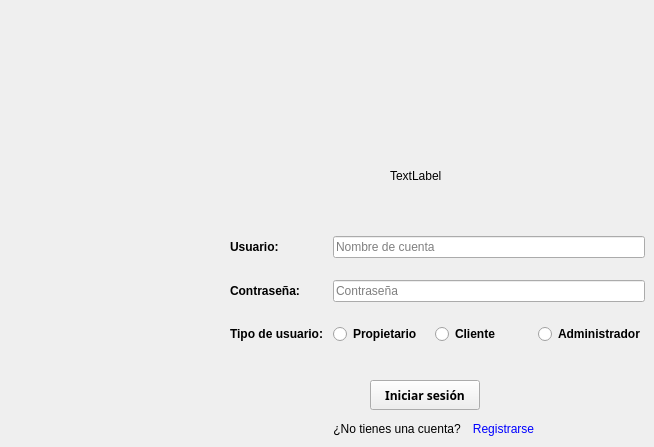
      <widget class="QWidget" name="page_2">
       <widget class="QPushButton" name="iniciarSesion">
        <property name="geometry">
         <rect>
          <x>370</x>
          <y>380</y>
          <width>110</width>
          <height>30</height>
         </rect>
        </property>
        <property name="font">
         <font>
          <family>Arial Black</family>
          <weight>75</weight>
          <bold>true</bold>
         </font>
        </property>
        <property name="text">
         <string>Iniciar sesión</string>
        </property>
       </widget>
       <widget class="QWidget" name="layoutWidget">
        <property name="geometry">
         <rect>
          <x>230</x>
          <y>220</y>
          <width>415</width>
          <height>141</height>
         </rect>
        </property>
        <layout class="QGridLayout" name="gridLayout_2">
         <item row="0" column="0">
          <widget class="QLabel" name="label_5">
           <property name="font">
            <font>
             <weight>75</weight>
             <bold>true</bold>
            </font>
           </property>
           <property name="text">
            <string>Usuario:</string>
           </property>
          </widget>
         </item>
         <item row="0" column="1" colspan="3">
          <widget class="QLineEdit" name="nombreUsuario">
           <property name="placeholderText">
            <string>Nombre de cuenta</string>
           </property>
          </widget>
         </item>
         <item row="1" column="0">
          <widget class="QLabel" name="label_6">
           <property name="font">
            <font>
             <weight>75</weight>
             <bold>true</bold>
            </font>
           </property>
           <property name="text">
            <string>Contraseña:</string>
           </property>
          </widget>
         </item>
         <item row="1" column="1" colspan="3">
          <widget class="QLineEdit" name="contrasena">
           <property name="echoMode">
            <enum>QLineEdit::Password</enum>
           </property>
           <property name="placeholderText">
            <string>Contraseña</string>
           </property>
          </widget>
         </item>
         <item row="2" column="0">
          <widget class="QLabel" name="label_7">
           <property name="font">
            <font>
             <weight>75</weight>
             <bold>true</bold>
            </font>
           </property>
           <property name="text">
            <string>Tipo de usuario:</string>
           </property>
          </widget>
         </item>
         <item row="2" column="1">
          <widget class="QRadioButton" name="propietario">
           <property name="font">
            <font>
             <weight>75</weight>
             <bold>true</bold>
            </font>
           </property>
           <property name="text">
            <string>Propietario</string>
           </property>
          </widget>
         </item>
         <item row="2" column="2">
          <widget class="QRadioButton" name="cliente">
           <property name="font">
            <font>
             <weight>75</weight>
             <bold>true</bold>
            </font>
           </property>
           <property name="text">
            <string>Cliente</string>
           </property>
          </widget>
         </item>
         <item row="2" column="3">
          <widget class="QRadioButton" name="administrador">
           <property name="font">
            <font>
             <weight>75</weight>
             <bold>true</bold>
            </font>
           </property>
           <property name="text">
            <string>Administrador</string>
           </property>
          </widget>
         </item>
        </layout>
       </widget>
       <widget class="QLabel" name="imagenLogin">
        <property name="geometry">
         <rect>
          <x>390</x>
          <y>140</y>
          <width>91</width>
          <height>71</height>
         </rect>
        </property>
        <property name="text">
         <string>TextLabel</string>
        </property>
       </widget>
       <widget class="QWidget" name="layoutWidget">
        <property name="geometry">
         <rect>
          <x>330</x>
          <y>420</y>
          <width>210</width>
          <height>18</height>
         </rect>
        </property>
        <layout class="QGridLayout" name="gridLayout_4">
         <item row="0" column="0">
          <widget class="QLabel" name="label_2">
           <property name="text">
            <string> ¿No tienes una cuenta?</string>
           </property>
          </widget>
         </item>
         <item row="0" column="1">
          <widget class="QPushButton" name="crearUsuario">
           <property name="styleSheet">
            <string notr="true">#crearUsuario{
color:blue;
border:none

}</string>
           </property>
           <property name="text">
            <string>Registrarse</string>
           </property>
          </widget>
         </item>
        </layout>
       </widget>
      </widget>
